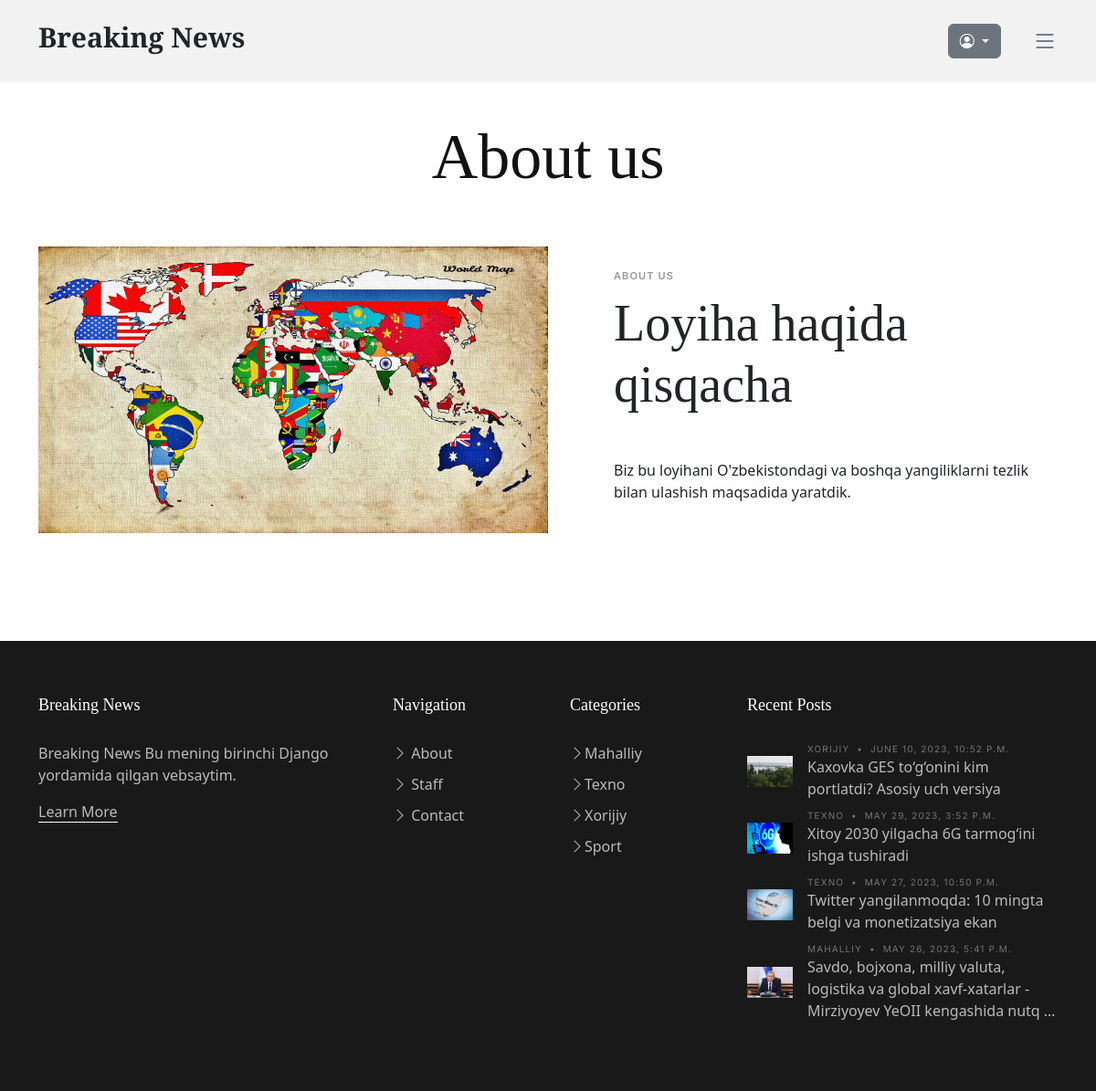
The page /about-us/ on the database its author committed.
### news_app/models.py (models this page shows, shortened)
class News(models.Model):
    class Status(models.TextChoices):
        Draft = "DF", "Draft"
        Published = "PB", "Published"
    title = models.CharField(max_length=250)
    slug = models.SlugField(max_length=300)
    body = models.TextField()
    image = models.ImageField(upload_to="news/images")
    category = models.ForeignKey(Category, on_delete=models.CASCADE)
    published_time = models.DateTimeField(default=timezone.now)
    created_time = models.DateTimeField(auto_now_add=True)
    updated_time = models.DateTimeField(auto_now=True)
    status = models.CharField(
        max_length=2, choices=Status.choices, default=Status.Draft
    )
    objects = models.Manager()  # defauld manager
    published = PublishedManager()
    class Meta:
        ordering = ["-published_time"]
    def get_absolute_url(self):
        return reverse("detail_page", args=[self.slug])

class Category(models.Model):
    name = models.CharField(max_length=150)
    def __str__(self):
        return self.name

### news_app/views.py (the view)
# urls.py: path("about-us/", AboutView.as_view(), name="about_page"),
class AboutView(ListView):
    model = News
    template_name = "news/about.html"
    def get_context_data(self, **kwargs):
        context = super().get_context_data(**kwargs)
        context["our_news"] = News.published.all().filter(category__name="about")
        return context

### news_app/context_procesor.py (called while the page is built)
def top_news(request):
    categories = Category.objects.all()
    top_news = News.published.all().order_by("-published_time")[:4]
    context = {
        "top_news": top_news,
        "categories": categories,
    }
    return context

### news_app/models.py (called while the page is built)
    def get_queryset(self):
        return super().get_queryset().filter(status=News.Status.Published)

### templates/news/about.html (shortened to what this page needs)
{% extends 'news/base.html' %}
{% load static %}
{% block content %}
  <main id="main">
    <section>
      <div class="container" data-aos="fade-up">
        <div class="row">
          <div class="col-lg-12 text-center mb-5">
            <h1 class="page-title">About us</h1>
          </div>
        </div>
        <div class="row mb-5">
          {% for news in our_news %}
          <div class="d-md-flex post-entry-2 half">
            <a href="{{ news.get_absolute_url }}" class="me-4 thumbnail">
              <img src="{{ news.image.url }}" alt="" class="img-fluid">
            </a>
            <div class="ps-md-5 mt-4 mt-md-0">
              <div class="post-meta mt-4">About us</div>
              <a href="{{ news.get_absolute_url }}" class="me-4 thumbnail">
                <h2 class="mb-4 display-4">{{ news.title }}</h2>
              </a>
              <p>{{ news.body | truncatewords:40 }}</p>
            </div>
          </div>
          {% endfor %}
        </div>
      </div>
    </section>
  </main>
{% endblock content %}

### templates/news/base.html (shortened to what this page needs)
{% load static %}
<!DOCTYPE html>
<html lang="en">
<head>
  <link href="{% static 'vendor/bootstrap/css/bootstrap.min.css' %}" rel="stylesheet">
  <link href="{% static 'vendor/bootstrap-icons/bootstrap-icons.css' %}" rel="stylesheet">
  <link href="{% static 'vendor/swiper/swiper-bundle.min.css' %}" rel="stylesheet">
  <link href="{% static 'vendor/glightbox/css/glightbox.min.css' %}" rel="stylesheet">
  <link href="{% static 'vendor/aos/aos.css' %}" rel="stylesheet">
  <link href="{% static 'css/variables.css' %}" rel="stylesheet">
  <link href="{% static 'css/main.css' %}" rel="stylesheet">
  <link href="{% static 'css/404-page.css' %}" rel="stylesheet">
  <link href="{% static 'css/register.css' %}" rel="stylesheet">
</head>
<body>
  <header id="header" class="header d-flex align-items-center fixed-top">
    <div class="container-fluid container-xl d-flex align-items-center justify-content-between">
      <a href="{% url 'home_page' %}" class="logo d-flex align-items-center">
        <h1>Breaking News</h1>
      </a>
      <div class="position-relative d-flex align-items-center">
        <div class="d-flex align-items-center">
          <div class="dropdown me-1" style="padding: 10px 0 10px 30px;">
            <button type="button" class="btn btn-secondary dropdown-toggle" data-bs-toggle="dropdown" aria-expanded="false" data-bs-offset="10,20">
              <i class="bi bi-person-circle"></i>
            </button>
          </div>
          <i class="bi bi-list mobile-nav-toggle" style="padding-left:30px"></i>
        </div>
      </div>
    </div>
  </header>
  {% block content %}
  {% endblock content %}
  <footer id="footer" class="footer">
    <div class="footer-content">
      <div class="container">
        <div class="row g-5">
          <div class="col-lg-4">
            <h3 class="footer-heading">Breaking News</h3>
            <p>Breaking News Bu mening birinchi Django yordamida qilgan vebsaytim.</p>
            <p><a href="{% url 'about_page' %}" class="footer-link-more">Learn More</a></p>
          </div>
          <div class="col-6 col-lg-2">
            <h3 class="footer-heading">Navigation</h3>
            <ul class="footer-links list-unstyled">
              <li><a href="{% url 'about_page' %}"><i class="bi bi-chevron-right"></i> About</a></li>
              <li><a href="{% url 'staff_page' %}"><i class="bi bi-chevron-right"></i> Staff</a></li>
              <li><a href="{% url 'contact_page' %}"><i class="bi bi-chevron-right"></i> Contact</a></li>
            </ul>
          </div>
          <div class="col-6 col-lg-2">
            <h3 class="footer-heading">Categories</h3>
            <ul class="footer-links list-unstyled">
              <li>
                <a href="{% url 'local_news_page' %}">
                  <i class="bi bi-chevron-right"></i>Mahalliy
                </a>
              </li>
              <li>
                <a href="{% url 'texno_news_page' %}">
                  <i class="bi bi-chevron-right"></i>Texno
                </a>
              </li>
              <li>
                <a href="{% url 'foreign_news_page' %}">
                  <i class="bi bi-chevron-right"></i>Xorijiy
                </a>
              </li>
              <li>
                <a href="{% url 'sport_news_page' %}">
                  <i class="bi bi-chevron-right"></i>Sport
                </a>
              </li>
            </ul>
          </div>
          <div class="col-lg-4">
            <h3 class="footer-heading">Recent Posts</h3>
            <ul class="footer-links footer-blog-entry list-unstyled">
              {% for news in top_news %}
              <li>
                <a href="{% url 'detail_page' news.pk %}" class="d-flex align-items-center">
                  <img src="{{ news.image.url }}" alt="" class="img-fluid me-3">
                  <div>
                    <div class="post-meta d-block"><span class="date">{{ news.category }}</span> <span class="mx-1">&bullet;</span>
                      <span>{{ news.published_time }}</span>
                    </div>
                    <span>{{ news.title | truncatewords:13 }}</span>
                  </div>
                </a>
              </li>
              {% endfor %}
            </ul>
          </div>
        </div>
      </div>
    </div>
  </footer>
</body>
</html>

### static/css/variables.css (style rules this page uses)
:root { --font-default: 'EB Garamond', system-ui, -apple-system, "Segoe UI", Roboto, "Helvetica Neue", Arial, "Noto Sans", "Liberation Sans", sans-serif, "Apple Color Emoji", "Segoe UI Emoji", "Segoe UI Symbol", "Noto Color Emoji"; --font-primary: 'EB Garamond', serif; --font-secondary: 'Inter', sans-serif; --color-default: #212529; --color-default-rgb: 33, 37, 41; --color-links: #212529; --color-links-hover: #15171a; --color-primary: #212529; --color-primary-light: #26282c; --color-primary-dark: #0b0c0e; --color-primary-rgb: 33, 37, 41; --color-primary-light-rgb: 38, 40, 44; --color-primary-dark-rgb: 11, 12, 14; --color-secondary: #596d80; --color-secondary-light: #8498aa; --color-secondary-dark: #404f5c; --color-secondary-rgb: 89, 109, 128; --color-secondary-light-rgb: 132, 152, 170; --color-secondary-dark-rgb: 64, 79, 92; --color-blue: #0d6efd; --color-blue-rgb: 13, 110, 253; --color-indigo: #6610f2; --color-indigo-rgb: 102, 16, 242; --color-purple: #6f42c1; --color-purple-rgb: 111, 66, 193; --color-pink: #f3268c; --color-pink-rgb: 243, 38, 140; --color-red: #df1529; --color-red-rgb: 223, 21, 4; --color-orange: #fd7e14; --color-orange-rgb: 253, 126, 20; --color-yellow: #ffc107; --color-yellow-rgb: 255, 193, 7; --color-green: #059652; --color-green-rgb: 5, 150, 82; --color-teal: #20c997; --color-teal-rgb: 32, 201, 151; --color-cyan: #0dcaf0; --color-cyan-rgb: 13, 202, 240; --color-white: #ffffff; --color-white-rgb: 255, 255, 255; --color-gray: #6c757d; --color-gray-rgb: 108, 117, 125; --color-black: #000000; --color-black-rgb: 0, 0, 0; }
:root { --bs-blue: var(--color-blue); --bs-indigo: var(--color-indigo); --bs-purple: var(--color-purple); --bs-pink: var(--color-pink); --bs-red: var(--color-red); --bs-orange: var(--color-orange); --bs-yellow: var(--color-yellow); --bs-green: var(--color-green); --bs-teal: var(--color-teal); --bs-cyan: var(--color-cyan); --bs-white: var(--color-white); --bs-gray: var(--color-gray); --bs-gray-dark: #343a40; --bs-gray-100: #f8f9fa; --bs-gray-200: #e9ecef; --bs-gray-300: #dee2e6; --bs-gray-400: #ced4da; --bs-gray-500: #adb5bd; --bs-gray-600: #6c757d; --bs-gray-700: #495057; --bs-gray-800: #343a40; --bs-gray-900: #212529; --bs-primary: var(--color-blue); --bs-secondary: var(--color-blue); --bs-success: #198754; --bs-info: #0dcaf0; --bs-warning: #ffc107; --bs-danger: #dc3545; --bs-light: #f8f9fa; --bs-dark: #212529; --bs-primary-rgb: var(--color-primary-rgb); --bs-secondary-rgb: var(--color-secondary-rgb); --bs-success-rgb: 25, 135, 84; --bs-info-rgb: 13, 202, 240; --bs-warning-rgb: 255, 193, 7; --bs-danger-rgb: 220, 53, 69; --bs-light-rgb: 248, 249, 250; --bs-dark-rgb: 33, 37, 41; --bs-white-rgb: var(--color-white-rgb); --bs-black-rgb: var(--color-black-rgb); --bs-body-color-rgb: var(--color-default-rgb); --bs-body-bg-rgb: 255, 255, 255; --bs-font-sans-serif: var(--font-default); --bs-font-monospace: SFMono-Regular, Menlo, Monaco, Consolas, "Liberation Mono", "Courier New", monospace; --bs-gradient: linear-gradient(180deg, rgba(255, 255, 255, 0.15), rgba(255, 255, 255, 0)); --bs-body-font-family: var(--font-default); --bs-body-font-size: 1rem; --bs-body-font-weight: 400; --bs-body-line-height: 1.5; --bs-body-color: var(--color-default); --bs-body-bg: #fff; }

### static/css/404-page.css (style rules this page uses)
a { text-decoration: none; }

### static/css/register.css (style rules this page uses)
:root { --color-white: #fff; --color-light: #f1f5f9; --color-black: #121212; --color-night: #001632; --color-red: #f44336; --color-yellow: #6cf436; --color-blue: #1a73e8; --color-gray: #80868b; --color-grayish: #dadce0; --shadow-normal: 0 1px 3px 0 rgba(0, 0, 0, 0.1), 0 1px 2px 0 rgba(0, 0, 0, 0.06); --shadow-medium: 0 4px 6px -1px rgba(0, 0, 0, 0.1), 0 2px 4px -1px rgba(0, 0, 0, 0.06); --shadow-large: 0 10px 15px -3px rgba(0, 0, 0, 0.1), 0 4px 6px -2px rgba(0, 0, 0, 0.05); }
.login a, button { font-family: inherit; font-size: inherit; line-height: inherit; cursor: pointer; border: none; outline: none; text-decoration: none; }
.login, img { display: block; width: 100%; height: auto; object-fit: cover; }

### rows shown on the page
News: image (picture), title "Loyiha haqida qisqacha", body "Biz bu loyihani O'zbekistondagi va boshqa yangiliklarni tezlik bilan ulashish maqsadida yaratdik."
News: image (picture), category "XORIJIY", published_time "JUNE 10, 2023, 10:52 P.M.", title "Kaxovka GES to‘g‘onini kim portlatdi? Asosiy uch versiya"
News: image (picture), category "TEXNO", published_time "MAY 29, 2023, 3:52 P.M.", title "Xitoy 2030 yilgacha 6G tarmog‘ini ishga tushiradi"
News: image (picture), category "TEXNO", published_time "MAY 27, 2023, 10:50 P.M.", title "Twitter yangilanmoqda: 10 mingta belgi va monetizatsiya ekan"
News: image (picture), category "MAHALLIY", published_time "MAY 26, 2023, 5:41 P.M.", title "Savdo, bojxona, milliy valuta, logistika va global xavf-xatarlar - Mirziyoyev YeOII kengashida nutq …"
